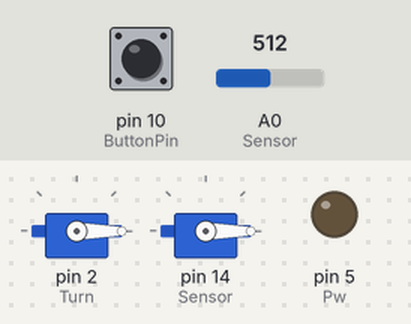
The sketch below on a simulated Arduino Uno, built with avr-gcc and run on an emulated ATmega328P. Parts: 2 × servo, output pins drawn as LEDs (lit = HIGH). Inputs (shaded band) come from the test bench; at power-on: pin 10 (ButtonPin) HIGH, A0 (Sensor) = 512. Pins used as bus, display or sensor lines are not drawn; what the sketch prints to the serial monitor is not drawn.

Above: at 1.2 s.
1.3 s: pin 10 (ButtonPin) pulled LOW for 0.15 s
At 2.5 s:
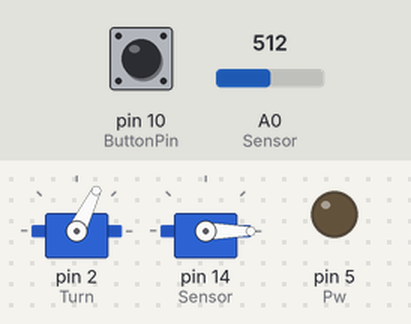
At 3.28 s:
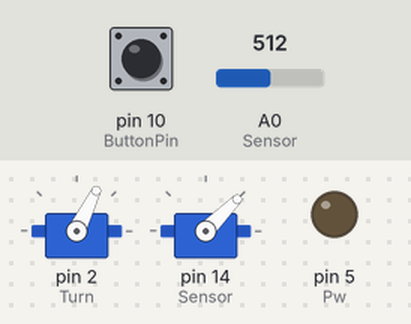
4.4 s: A0 (Sensor) set to 0
At 4.81 s:
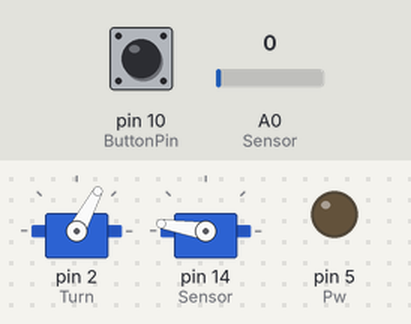
7.4 s: A0 (Sensor) set to 164
At 8.89 s:
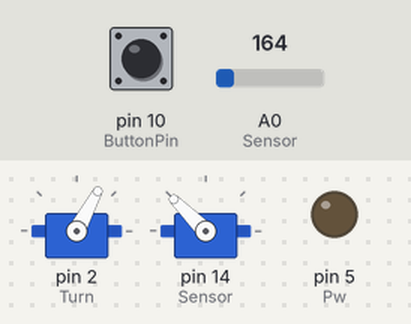
10.4 s: A0 (Sensor) set to 184
13.4 s: A0 (Sensor) set to 52
16.4 s: A0 (Sensor) set to 306
Timing chart, 0 to 22.8 s (numbered marks = the images above; inputs shaded):
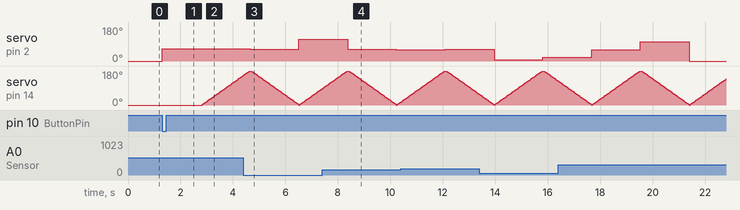

Measured:
- after the input at 1.3 s, servo on pin 2 (Turn): 0° → 64° at once; servo on pin 14 (Sensor): moves from 0° to 156° over 1.6 s, starting after 1.5 s

The sketch:

ArrayDegree_v.1.ino
```cpp
#include <Servo.h>

typedef enum EngineState {
  StartUp,
  SendInfo,
};
EngineState EState;

#define D1 0
#define Pw 5
#define ButtonPin 10

int ButtonState = 0;
const int StartSleep = 1500;

int distdegree = 0;
int Distances[65];
int Sensor = 0;
int delaysensor = 30;

int i = 0;
int x;
int anvandbartvarde = 0;
int allaforedrar = 0;
int foredraramount = 0;
int mittenvarde = 0;
int anvandbartindex = 0;
int medelmitten = 0;
int foredrar = 0;
int foredrarindex = 0;

int backingdist = 500;
int foredrardist = 175;

Servo Turn;
Servo Dist;

void setup() {
  Turn.attach(2);
  Dist.attach(14);
  Serial.begin(9600);
  pinMode(ButtonPin, INPUT);
  pinMode(Pw, OUTPUT), pinMode(D1, OUTPUT);
  EState = StartUp;
}

void loop() {
  switch (EState) {
    case StartUp:
      ButtonState = digitalRead(ButtonPin);
      Turn.write(0);
      Dist.write(distdegree);
      if (ButtonState == LOW) {
        Turn.write(64);
        delay(StartSleep);
        Distance();
      } else {
        EState = StartUp;
      }
    break;

    case SendInfo:
      //analogWrite(Pw, 675);
      Serial.println(String("  (") + anvandbartindex + String(" ") + medelmitten + String(" ") + foredrarindex + String(")"));
      //skicka de tre varden ovan och Distances[] arrayen
      Distance();
    break;
  }
}

void Distance(){
  if (distdegree == 0){
    x = 1;
    i++;
  } else {
    x = -1;
    i--;
  }
  anvandbartvarde = 0;
  allaforedrar = 0;
  foredraramount = 0;
  mittenvarde = 0;
  while (i < 62 && i > 0){ //få servot att snurra saktare??????? TAR INTE VÄRDET PÅ INDEX 0!!!!!!!!1
    Distances[i] = analogRead(Sensor);
    i += x;
    Dist.write(distdegree);
    distdegree += x*3;

    Serial.print(Distances[i] + String("(") + i + String(")  "));

    if (Distances[i] > foredrardist && i != 0 && i != 62){
      if(Distances[i] < anvandbartvarde){
        anvandbartvarde = Distances[i];
        anvandbartindex = (i*2);
      }
    } else if (i != 0 && i != 62){
      allaforedrar+=i;
      foredraramount++;
    }
    if (i >= 28 && i <= 34){
      mittenvarde += Distances[i];
    }
    delay(delaysensor);
  }

  medelmitten = mittenvarde/6;
  if (medelmitten > backingdist){
    digitalWrite(D1, LOW);
    Turn.write(64);
    EState = SendInfo;
  }
  digitalWrite(D1, HIGH);
  if(foredraramount<=3){
    Turn.write(anvandbartindex);
    EState = SendInfo;
  } else {
    foredrar = allaforedrar/foredraramount;
    foredrarindex = foredrar * 2;
    Turn.write(foredrarindex);
    EState = SendInfo;
  }
}
```
